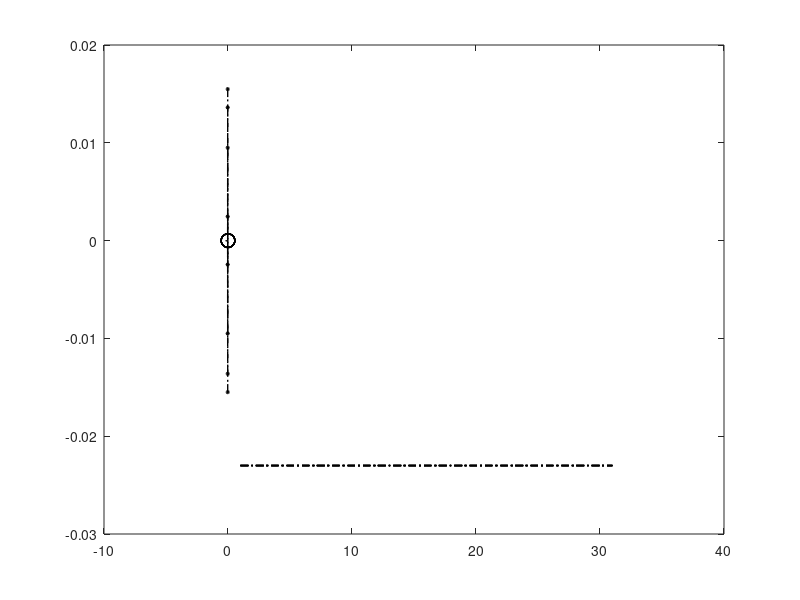

The MATLAB script that drew this image: (Note: this script raises an error after producing the figure.)
clear all
close all
clc

th=0.3;
bc=0.1;
g=0.023;
ga=1.5;
mu=1;
ba=1.5;
bm=5/12; 

lim_kp=g^2/(2*th*bc);
im_inf=-sqrt(bc* lim_kp* th); %minimum imaginary part of the starting points
im_sup=sqrt(bc* lim_kp* th);  %maximum imaginary part of the starting points


y_bars_inf=[-0.035 im_inf];
y_bars_sup=[im_sup 0.035];

figure

% patch([-0.0235 -0.0225 -0.0225 -0.0235], [y_bars_inf(1) y_bars_inf(1), y_bars_inf(2) y_bars_inf(2)],[1.00,1.00,0.71],...
%     'EdgeColor','none','FaceAlpha',0.5)
% hold on
% patch([-0.0235 -0.0225 -0.0225 -0.0235], [y_bars_sup(1) y_bars_sup(1), y_bars_sup(2) y_bars_sup(2)],[1.00,1.00,0.71],...
%     'EdgeColor','none','FaceAlpha',0.5)
% hold on


s=tf('s');

% %% Proportional root locus %%
% 
%kp_vec=[0.00022,0.003,0.00618544,0.008];

kd=0.01;

kp1=0.0002; 
ki1=0.00004;

kp2=kp1;
ki2=0.00004;

kp3=0.003;
ki3=0.00006;

kp4=1/3*(kd^2*th*bc+4*kd*g+g^2/(th*bc));
ki4=(2*g+th*bc*kd)^3/(27 *th* bc);

kp5=0.008;
ki5=0.5e-05;

kp_vec=[kp1,kp3,kp4,kp5];
kd_vec=kd*ones(5,1);
ki_vec=[ki1,ki2;ki3,ki3;ki4, ki4;ki5, ki5];

for i=1:length(kp_vec)

    kp=kp_vec(i);

G=th*bc/(s^2+2*g*s+g^2);
% G=th*bc/((g^2 + bc *kp* th)*s^2+2*g*s*sqrt(g^2 + bc* kp* th)+g^2);


[R,K]=rlocus(G);

% figure

for m = 1:numel(R)/length(R)
plot(R(m,:),'-.','Color',[0,0,0],'LineWidth',1)
% hold on
% plot(real(R(m,1)),imag(R(m,1)),'*','MarkerSize',10,'Color',[0,0,0],'LineWidth',1)
end

hold on
end 

%% PD normalized root locus %%

for i=1:length(kp_vec)

    kp=kp_vec(i);

    kd_lim=ga* mu* (g^2 - 2 *bc* kp* th)/(ba* bc *bm* th^2);

G=(bc*s* th)/(g^2 + bc* kp* th + 2* g* s + s^2);
% G=(bc*s*sqrt(g^2 + bc* kp* th)* th)/(g^2 + bc* kp* th + 2* g* s*sqrt(g^2 + bc* kp* th) + s^2*(g^2 + bc* kp* th));

[R,K]=rlocus(G);
[R_lim,K_lim]=rlocus(G,kd_lim);
% figure

for m = 1:numel(R)/length(R)
plot(real(R(m,:)),imag(R(m,:)),'-.','Color',[0,0,0],'LineWidth',1)
hold on
plot(real(R(m,1)),imag(R(m,1)),'*','MarkerSize',3,'Color',[0,0,0],'LineWidth',0.5)
hold on
plot(0,0,'o','MarkerSize',10,'Color',[0,0,0],'LineWidth',1)
hold on
% 
end

 end





%% PID normalized Root contours %%

kd=0.01;

 
colors=["#03b3b3","#59e0a6","#59e0a6","#d4ff00"];
sizes=[15,10,10,8];
widths=[2.5,2,2,1.5];
styles={'-','-.','-.','--'};
mark_styles={'x','*','*','x'};

hold on

for i=1:length(kp_vec)

    kp=kp_vec(i);
    
    G=th*bc/(s^3+(2*g+bc* kd* th)*s^2+(g^2+kp*th*bc)*s);
    % G=th*bc/(s^3*sqrt(g^2 + bc* kp* th)^(3/2)+(2*g+bc* kd* th)*(g^2 + bc* kp* th)*s^2+(g^2+kp*th*bc)^(3/2)*s);


[R,K]=rlocus(G);

style=styles{i};
color=colors(i);
width=widths(i);
mark_style=mark_styles{i};
size=sizes(i);

hold on

for m =  1:numel(R)/length(R)

p(i)=plot(real(R(m,:)),imag(R(m,:)),style,'Color',color,'LineWidth',width);

end

hold on 


plot(real(R(2:3,1)),imag(R(2:3,1)),'x','MarkerSize',10,'Color',color,'LineWidth',1.5)

hold on

plot(0,0,mark_style,'MarkerSize',size,'Color',color,'LineWidth',width)

% Selected gains

ki=ki_vec(i,:);
r=rlocus(G,ki);

plot(real(r),imag(r),'*','MarkerSize',10,'LineWidth',1.5)


end

set(gca,'Layer','top')

xline(0,':')
yline(0,':')

 %  xlim([-1.5 0.5])
 % ylim([-1.5 1.5])

xlim([-0.03 0.001])
ylim([-0.03 0.03])

xlabel('Real axis [min^-^1]','FontSize',12)
ylabel('Imaginary axis [min^-^1]','FontSize',12)

box on
set(gca,'LineWidth',1,'FontSize',11)

legend([p(1) p(2) p(3) p(4)],['k_P=',num2str(round(kp_vec(1),4))],['k_P=',num2str(round(kp_vec(2),4))],['k_P=',num2str(round(kp_vec(3),4))],['k_P=',num2str(round(kp_vec(4),4))],'FontSize',10,'Location','southwest')
